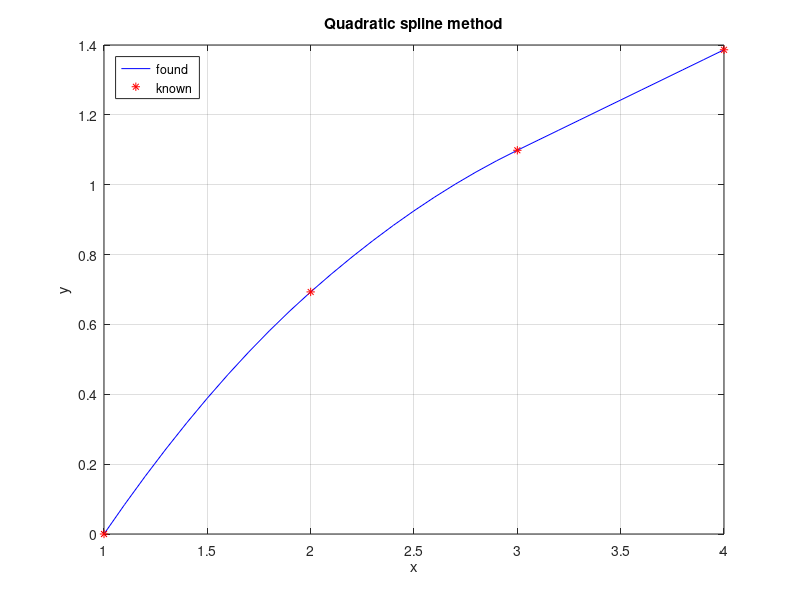

This figure's MATLAB source:
% ----------------------- BEGIN CODE -----------------------

% Close all figures, clear variables in memory and MATLAB command screen
close all ; clear all ; clc ;

% Set the output format to the short format with compact line spacing
format short g; format compact ;

% ax^2 + bx + c
% dx^2 + ex + f
% ex^2 + hx + i

% ax_1^2 + bx + c = y_1
% ax_2^2 + bx + c = y_2
% dx_2^2 + ex + f = y_3
% dx_3^2 + ex + f = y_4
% ex_3^2 + hx + i = y_5
% ex_4^2 + hx + i = y_6
% 2 * ax + b - 2 * dx - e = 0
% 2 * dx + e - 2 * gx - h = 0
% 2a = 0 || 2g = 0

% Specify values and necessary parameters
x = [1 2 3 4]
y = [0 0.6931 1.0986 1.3863]

range = length(x)-1;
unknown = 3 * range;

A = zeros(unknown);
b = zeros(unknown, 1);

row = 1;
col = 1;
for i = 1:range
    A(row:row+1,col:col+2) = [x(i)^2 x(i) 1 ; x(i+1)^2 x(i+1) 1];
    b(row:row+1,1) = [y(i) ; y(i+1)];
    row = row + 2;
    col = col + 3;
end

col = 1;
for i = 1:range-1
    A(row,col:col+5) = [2*x(i+1) 1 0 -2*x(i+1) -1 0];
    row = row + 1;
    col = col + 3;
end

if randi([0, 1])
    col = unknown-2;
else
    col = 1;
end

A(row,col:col+2) = [2 0 0];

A
b

% a = inv(A) * b;
detA = det(A);
for i = 1:length(b)
    D = A;
    D(:,i) = b;
    a(i,1) = det(D)/detA;
end

a

x_ = [];
y_ = [];

row = 1;
for i = 1:range
    tmp_x = x(i):0.1:x(i+1);
    x_ = [x_ tmp_x];
    tmp_y = 0;
    for j = 0:2
        tmp_y = tmp_y + a(row+j) * (tmp_x.^(2-j));
    end
    y_ = [y_ tmp_y];
    row = row + 3;
end

x_
y_

% gx_ = tan(pi*x_)
% plot(x_, y_, 'b', x, y, 'r*', x_, gx_, 'k');
% legend('found', 'known', 'real', 'Location', 'northwest');
% xlabel('x');
% ylabel('y');
% grid;

plot(x_, y_, 'b', x, y, 'r*');
title('Quadratic spline method');
legend('found', 'known', 'Location', 'northwest');
xlabel('x');
ylabel('y');
grid;

% ----------------------- END OF CODE ----------------------